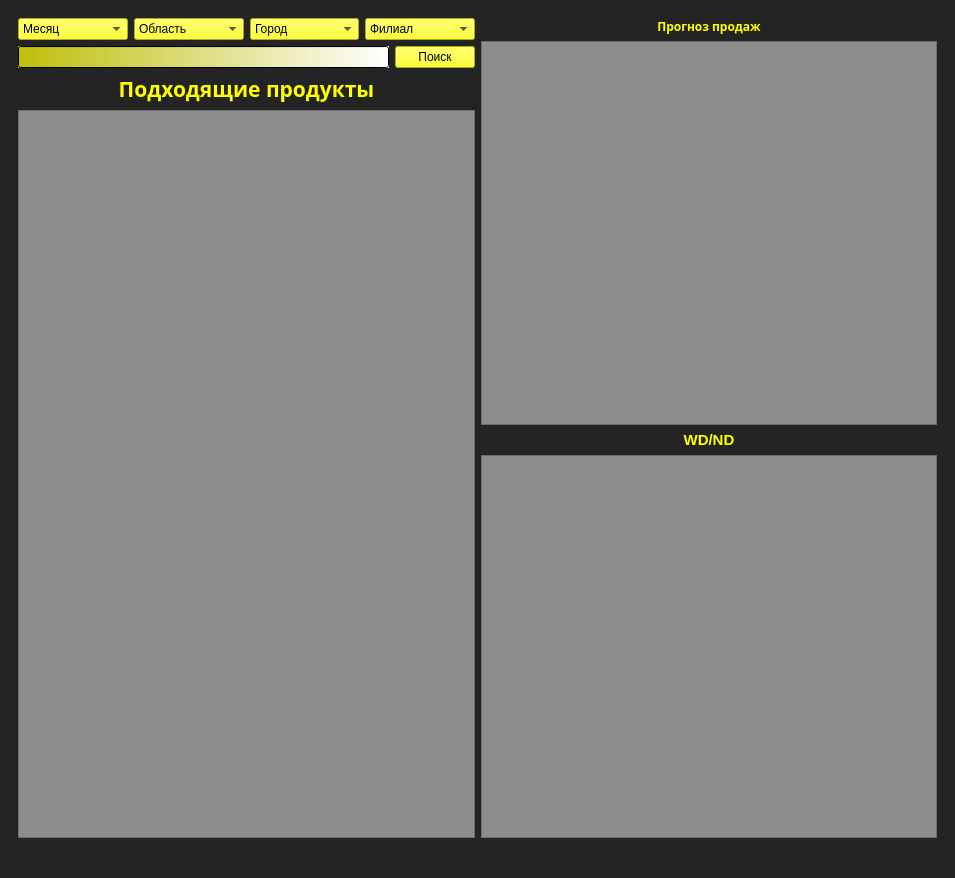
<?xml version="1.0" encoding="UTF-8"?>
<ui version="4.0">
 <class>MainWindow</class>
 <widget class="QMainWindow" name="MainWindow">
  <property name="geometry">
   <rect>
    <x>0</x>
    <y>0</y>
    <width>955</width>
    <height>878</height>
   </rect>
  </property>
  <property name="windowTitle">
   <string>MainWindow</string>
  </property>
  <property name="styleSheet">
   <string notr="true">background-color: rgb(36, 36, 36);
border-color: rgb(255, 255, 255);</string>
  </property>
  <widget class="QWidget" name="centralwidget">
   <layout class="QVBoxLayout" name="verticalLayout_3">
    <item>
     <widget class="QWidget" name="horizontalWidget_2" native="true">
      <layout class="QHBoxLayout" name="horizontalLayout_2">
       <item>
        <layout class="QVBoxLayout" name="verticalLayout_2">
         <item>
          <layout class="QHBoxLayout" name="horizontalLayout">
           <item>
            <widget class="QComboBox" name="comboBox_4">
             <property name="mouseTracking">
              <bool>true</bool>
             </property>
             <property name="toolTip">
              <string>&lt;html&gt;&lt;head/&gt;&lt;body&gt;&lt;p&gt;Месяц&lt;/p&gt;&lt;/body&gt;&lt;/html&gt;</string>
             </property>
             <property name="styleSheet">
              <string notr="true">background-color: rgb(255, 255, 0, 200);
</string>
             </property>
             <item>
              <property name="text">
               <string>Месяц</string>
              </property>
             </item>
             <item>
              <property name="text">
               <string>Октябрь</string>
              </property>
             </item>
             <item>
              <property name="text">
               <string>Август</string>
              </property>
             </item>
            </widget>
           </item>
           <item>
            <widget class="QComboBox" name="comboBox_3">
             <property name="mouseTracking">
              <bool>true</bool>
             </property>
             <property name="styleSheet">
              <string notr="true">background-color: rgb(255, 255, 0, 200);
</string>
             </property>
             <item>
              <property name="text">
               <string>Область</string>
              </property>
             </item>
            </widget>
           </item>
           <item>
            <widget class="QComboBox" name="comboBox_2">
             <property name="mouseTracking">
              <bool>true</bool>
             </property>
             <property name="styleSheet">
              <string notr="true">background-color: rgb(255, 255, 0, 200);

</string>
             </property>
             <item>
              <property name="text">
               <string>Город</string>
              </property>
             </item>
            </widget>
           </item>
           <item>
            <widget class="QComboBox" name="comboBox">
             <property name="mouseTracking">
              <bool>true</bool>
             </property>
             <property name="styleSheet">
              <string notr="true">background-color: rgb(255, 255, 0, 200);
</string>
             </property>
             <item>
              <property name="text">
               <string>Филиал</string>
              </property>
             </item>
            </widget>
           </item>
          </layout>
         </item>
         <item>
          <layout class="QHBoxLayout" name="horizontalLayout_4">
           <item>
            <widget class="QLineEdit" name="lineEdit">
             <property name="styleSheet">
              <string notr="true">background-color: qlineargradient(spread:pad, x1:0, y1:0, x2:1, y2:0, stop:0 rgba(255, 255, 0, 180), stop:1 rgba(255, 255, 255, 255));
</string>
             </property>
            </widget>
           </item>
           <item>
            <widget class="QPushButton" name="pushButton">
             <property name="styleSheet">
              <string notr="true">background-color: rgb(255, 255, 0, 200);
</string>
             </property>
             <property name="text">
              <string>Поиск</string>
             </property>
            </widget>
           </item>
          </layout>
         </item>
         <item>
          <widget class="QLabel" name="label_3">
           <property name="font">
            <font>
             <family>Rockwell Extra Bold</family>
             <pointsize>16</pointsize>
             <weight>75</weight>
             <bold>true</bold>
            </font>
           </property>
           <property name="text">
            <string>&lt;html&gt;&lt;head/&gt;&lt;body&gt;&lt;p align=&quot;center&quot;&gt;&lt;span style=&quot; font-weight:600; color:#ffff00;&quot;&gt;Подходящие продукты&lt;/span&gt;&lt;/p&gt;&lt;/body&gt;&lt;/html&gt;</string>
           </property>
          </widget>
         </item>
         <item>
          <widget class="QListView" name="listView_2">
           <property name="styleSheet">
            <string notr="true">background-color: rgb(141, 141, 141);</string>
           </property>
          </widget>
         </item>
        </layout>
       </item>
       <item>
        <layout class="QVBoxLayout" name="verticalLayout">
         <item>
          <widget class="QLabel" name="label">
           <property name="font">
            <font>
             <family>Rockwell</family>
             <pointsize>16</pointsize>
            </font>
           </property>
           <property name="text">
            <string>&lt;html&gt;&lt;head/&gt;&lt;body&gt;&lt;p align=&quot;center&quot;&gt;&lt;span style=&quot; font-size:9pt; font-weight:600; color:#ffff00;&quot;&gt;Прогноз продаж&lt;/span&gt;&lt;/p&gt;&lt;/body&gt;&lt;/html&gt;</string>
           </property>
          </widget>
         </item>
         <item>
          <widget class="QGraphicsView" name="graphicsView">
           <property name="styleSheet">
            <string notr="true">background-color: rgb(141, 141, 141);
border-color: rgb(255, 255, 0);</string>
           </property>
          </widget>
         </item>
         <item>
          <widget class="QLabel" name="label_2">
           <property name="font">
            <font>
             <pointsize>16</pointsize>
            </font>
           </property>
           <property name="text">
            <string>&lt;html&gt;&lt;head/&gt;&lt;body&gt;&lt;p align=&quot;center&quot;&gt;&lt;span style=&quot; font-size:11pt; font-weight:600; color:#ffff00;&quot;&gt;WD/ND&lt;/span&gt;&lt;/p&gt;&lt;/body&gt;&lt;/html&gt;</string>
           </property>
          </widget>
         </item>
         <item>
          <widget class="QListView" name="listView">
           <property name="styleSheet">
            <string notr="true">background-color: rgb(141, 141, 141);</string>
           </property>
          </widget>
         </item>
        </layout>
       </item>
      </layout>
     </widget>
    </item>
   </layout>
  </widget>
  <widget class="QStatusBar" name="statusbar"/>
 </widget>
 <resources/>
 <connections/>
</ui>
